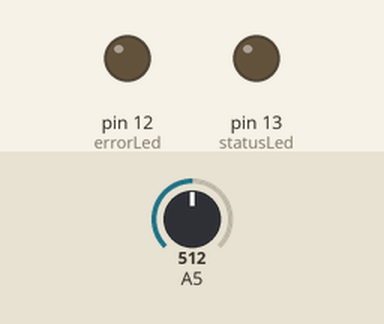
This sketch was run on a simulated Arduino Uno, built with avr-gcc and run on an emulated ATmega328P. On the bench: output pins drawn as LEDs (lit = HIGH). The inputs (shaded band) are chosen by the test bench; at power-on: A5 = 512.

Above: at 2.5 s.
At 5.12 s:
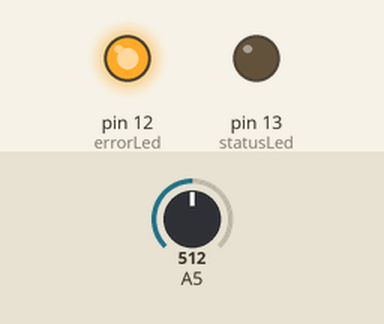
Timing chart, 0 to 8.1 s (numbered marks = the images above):
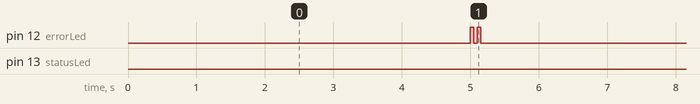

Measured:
- by itself, pin 12 (errorLed): repeats every 6.2 s: LOW 0.05 s, HIGH 0.05 s, LOW 6.0 s, HIGH 0.05 s
- by itself, pin 13 (statusLed): LOW → HIGH at 18.5 s, → LOW 0.10 s later, → HIGH 6.2 s later, → LOW 0.10 s later, … (36 changes in this stretch)

The sketch:

Series1_Tx18-04.ino
```cpp
// (licence header left out)
#include <XBee.h>
#include <SoftwareSerial.h>

/*
This example is for Series 1 XBee
Sends a TX16 or TX64 request with the value of analogRead(pin5) and checks the status response for success
Note: In my testing it took about 15 seconds for the XBee to start reporting success, so I've added a startup delay
*/

XBee xbee = XBee();

unsigned long start = millis();

// allocate two bytes for to hold a 10-bit analog reading
uint8_t payload[] = { 0, 0 };
SoftwareSerial mySerial(10, 11);

// with Series 1 you can use either 16-bit or 64-bit addressing

// 16-bit addressing: Enter address of remote XBee, typically the coordinator
//16Request tx = Tx16Request(0x1874, payload, sizeof(payload));

// 64-bit addressing: This is the SH + SL address of remote XBee
XBeeAddress64 addr64 = XBeeAddress64(0x00, 0xFFFF);
// unless you have MY on the receiving radio set to FFFF, this will be received as a RX16 packet
Tx64Request tx = Tx64Request(addr64, payload, sizeof(payload));

TxStatusResponse txStatus = TxStatusResponse();

int pin5 = 0;

int statusLed = 13;
int errorLed = 12;

void flashLed(int pin, int times, int wait) {

    for (int i = 0; i < times; i++) {
      digitalWrite(pin, HIGH);
      delay(wait);
      digitalWrite(pin, LOW);

      if (i + 1 < times) {
        delay(wait);
      }
    }
}

void setup() {
  pinMode(statusLed, OUTPUT);
  pinMode(errorLed, OUTPUT);
  mySerial.begin(9600);
  xbee.setSerial(mySerial);
  Serial.begin(9600);
//  xbee.setSerial(Serial);
}

void loop() {

   // start transmitting after a startup delay.  Note: this will rollover to 0 eventually so not best way to handle
    if (millis() - start > 15000) {
      // break down 10-bit reading into two bytes and place in payload
      pin5 = analogRead(5);
      payload[0] = pin5 >> 8 & 0xff;
      payload[1] = pin5 & 0xff;

      xbee.send(tx);

      // flash TX indicator
      flashLed(statusLed, 1, 100);
    }

    // after sending a tx request, we expect a status response
    // wait up to 5 seconds for the status response
    if (xbee.readPacket(5000)) {
        // got a response!
         Serial.println("Got rxesponse");
        // should be a znet tx status
    	if (xbee.getResponse().getApiId() == TX_STATUS_RESPONSE) {
    	   xbee.getResponse().getZBTxStatusResponse(txStatus);

    	   // get the delivery status, the fifth byte
           if (txStatus.getStatus() == SUCCESS) {
            	// success.  time to celebrate
                Serial.println("Success delivery");
             	flashLed(statusLed, 5, 50);
           } else {
            	// the remote XBee did not receive our packet. is it powered on?
             	flashLed(errorLed, 3, 500);
               Serial.println("Error in remote xbee receive");
           }
        }
    } else if (xbee.getResponse().isError()) {
      //nss.print("Error reading packet.  Error code: ");
      //nss.println(xbee.getResponse().getErrorCode());
      // or flash error led
    } else {
      // local XBee did not provide a timely TX Status Response.  Radio is not configured properly or connected
      flashLed(errorLed, 2, 50);
    }

    delay(1000);
}
```
